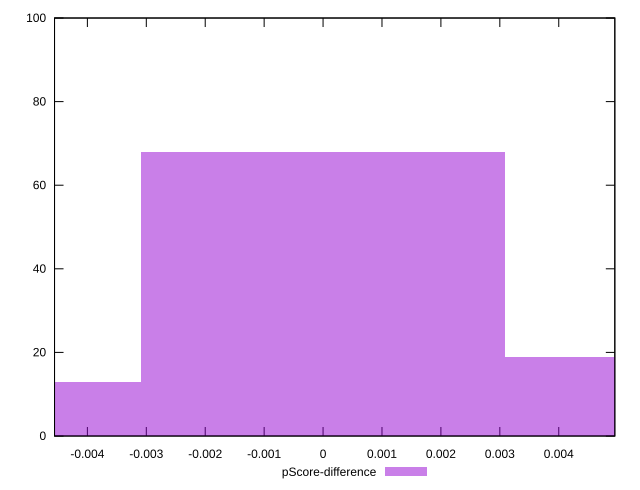

Here is the gnuplot script that generated this plot:
reset

$pScoreDifference <<EOF
0 68
0.006182328735973732 19
-0.006182328735973732 13
EOF

set key outside below
set boxwidth 0.006182328735973732
set xrange [-0.004557582566234064:0.004951707034809072]
set yrange [0:100]
set trange [0:100]
set style fill transparent solid 0.5 noborder
set terminal svg size 640, 490 enhanced background rgb 'white'
set output "report_00017_2021-02-10T15-08-03.406Z/max-potential-fid/samples/pages+cached+noadtech/pScore-difference/histogram.svg"

plot $pScoreDifference title "pScore-difference" with boxes

reset
